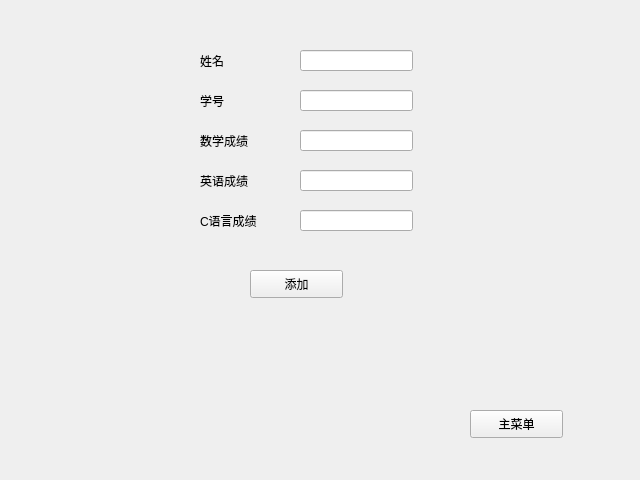
<?xml version="1.0" encoding="UTF-8"?>
<ui version="4.0">
 <class>AddStudentWidget</class>
 <widget class="QWidget" name="AddStudentWidget">
  <property name="geometry">
   <rect>
    <x>0</x>
    <y>0</y>
    <width>640</width>
    <height>480</height>
   </rect>
  </property>
  <property name="windowTitle">
   <string>Form</string>
  </property>
  <property name="styleSheet">
   <string notr="true"/>
  </property>
  <widget class="QPushButton" name="returnButton">
   <property name="geometry">
    <rect>
     <x>470</x>
     <y>410</y>
     <width>93</width>
     <height>28</height>
    </rect>
   </property>
   <property name="text">
    <string>主菜单</string>
   </property>
  </widget>
  <widget class="QLabel" name="nameLabel">
   <property name="geometry">
    <rect>
     <x>200</x>
     <y>50</y>
     <width>72</width>
     <height>21</height>
    </rect>
   </property>
   <property name="text">
    <string>姓名</string>
   </property>
  </widget>
  <widget class="QLineEdit" name="nameLineEdit">
   <property name="geometry">
    <rect>
     <x>300</x>
     <y>50</y>
     <width>113</width>
     <height>21</height>
    </rect>
   </property>
  </widget>
  <widget class="QLineEdit" name="idLineEdit">
   <property name="geometry">
    <rect>
     <x>300</x>
     <y>90</y>
     <width>113</width>
     <height>21</height>
    </rect>
   </property>
  </widget>
  <widget class="QLabel" name="idLabel">
   <property name="geometry">
    <rect>
     <x>200</x>
     <y>90</y>
     <width>72</width>
     <height>21</height>
    </rect>
   </property>
   <property name="text">
    <string>学号</string>
   </property>
  </widget>
  <widget class="QLabel" name="mathLabel">
   <property name="geometry">
    <rect>
     <x>200</x>
     <y>130</y>
     <width>72</width>
     <height>21</height>
    </rect>
   </property>
   <property name="text">
    <string>数学成绩</string>
   </property>
  </widget>
  <widget class="QLineEdit" name="mathLineEdit">
   <property name="geometry">
    <rect>
     <x>300</x>
     <y>130</y>
     <width>113</width>
     <height>21</height>
    </rect>
   </property>
  </widget>
  <widget class="QLabel" name="enLabel">
   <property name="geometry">
    <rect>
     <x>200</x>
     <y>170</y>
     <width>72</width>
     <height>21</height>
    </rect>
   </property>
   <property name="text">
    <string>英语成绩</string>
   </property>
  </widget>
  <widget class="QLineEdit" name="enLineEdit">
   <property name="geometry">
    <rect>
     <x>300</x>
     <y>170</y>
     <width>113</width>
     <height>21</height>
    </rect>
   </property>
  </widget>
  <widget class="QLabel" name="cLabel">
   <property name="geometry">
    <rect>
     <x>200</x>
     <y>210</y>
     <width>81</width>
     <height>21</height>
    </rect>
   </property>
   <property name="text">
    <string>C语言成绩</string>
   </property>
  </widget>
  <widget class="QLineEdit" name="cLineEdit">
   <property name="geometry">
    <rect>
     <x>300</x>
     <y>210</y>
     <width>113</width>
     <height>21</height>
    </rect>
   </property>
  </widget>
  <widget class="QPushButton" name="addButton">
   <property name="geometry">
    <rect>
     <x>250</x>
     <y>270</y>
     <width>93</width>
     <height>28</height>
    </rect>
   </property>
   <property name="text">
    <string>添加</string>
   </property>
  </widget>
 </widget>
 <resources/>
 <connections/>
</ui>
